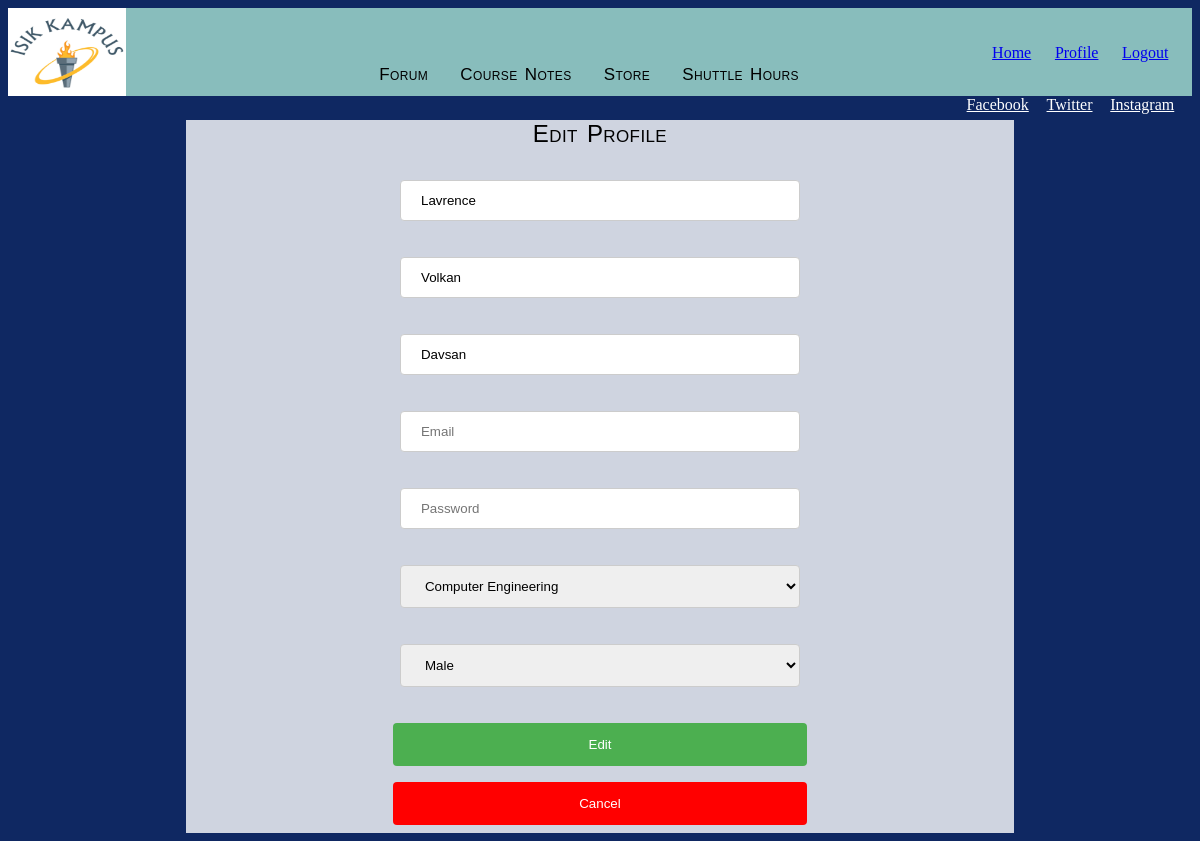
The app's page /editProfile (signed in) with its own data.
### blog/models.py (models this page shows, shortened)
class User(models.Model):
    firstname = models.CharField(max_length=30)
    lastname = models.CharField(max_length=30)
    username = models.CharField(primary_key=True, max_length=20)
    password = models.CharField(max_length=20)
    email = models.EmailField(max_length=40)
    gender = models.CharField(max_length=29, choices=GENDERR_CHOICES, default='male')
    program = models.CharField(max_length=29, choices=PROGRAM_CHOICES, default='comp')
    isAdmin = models.BooleanField(default=False)

### blog/views.py (the view)
# urls.py: path('editProfile',views.editProfile, name='editProfile'),
def editProfile(request):
    username = request.session['username']
    user = get_object_or_404(User, username=username)
    if request.method == "POST":
        email = request.POST.get('email')
        password = request.POST.get('psw')
        program = request.POST.get('program')
        gender = request.POST.get('gender')
        User.objects.filter(username=user.username).update(email=email, program=program, gender=gender,
                                                           password=password)
        return redirect('profile')
    else:
        return render(request, 'blog/editProfile.html', {'user': user})

### blog/templates/blog/editProfile.html (shortened to what this page needs)
{% extends 'blog/base.html' %}
{% load static %}
{% block content %}
    <div style="text-align:center;" class="editProfile">
        <form method="post" action="{% url 'editProfile' %}" class="form" id="demoFont">
            <h3 id="demoFont" style="font-variant: small-caps; font-size: 24px;">Edit Profile</h3>
            <input type="text" value={{ user.username }} name="uname" readonly>
            <br><br>
            <input type="text" value={{ user.firstname }} name="fname" readonly>
            <br><br>
            <input type="text" value={{ user.lastname }} name="lname" readonly>
            <br><br>
            <input type="text" name="email" placeholder="Email">
            <br><br>
            <input type="password" name="psw" placeholder="Password">
            <br><br>
            <select id="combobox" name="program">
                <option value="Computer Engineering">Computer Engineering</option>
            </select>
            <br><br>
            <select id="combobox" name="gender">
                <option value="Male">Male</option>
            </select>
            <br><br>
            <input type="submit" id="submit" value="Edit">
            <a href={% url 'profile' %}><input style="background-color: red" type="button" id="submit" value="Cancel"></a>
        </form>
    </div>
{% endblock %}

### blog/static/css/style.css (style rules this page uses)
body { background-color: #0f2862; }
#demoFont { font-family: "Comic Sans MS", cursive, sans-serif; font-size: 17px; letter-spacing: 0.4px; word-spacing: 2px; color: #000000; font-weight: 500; text-decoration: none; font-style: normal; font-variant: normal; text-transform: none; text-align: center; }
.form input, textarea, select { width: 400px; padding: 12px 20px; margin: 8px 0; display: inline-block; border: 1px solid #ccc; border-radius: 4px; box-sizing: border-box; }
#submit { width: 50%; background-color: #4CAF50; color: white; padding: 14px 20px; margin: 8px 0; border: none; border-radius: 4px; cursor: pointer; }
.editProfile { width: 70%; margin-right: auto; margin-left: auto; background-color: rgba(255, 255, 255, 0.8); }

### records on screen
User: uname "Lavrence", fname "Volkan", lname "Davsan"
